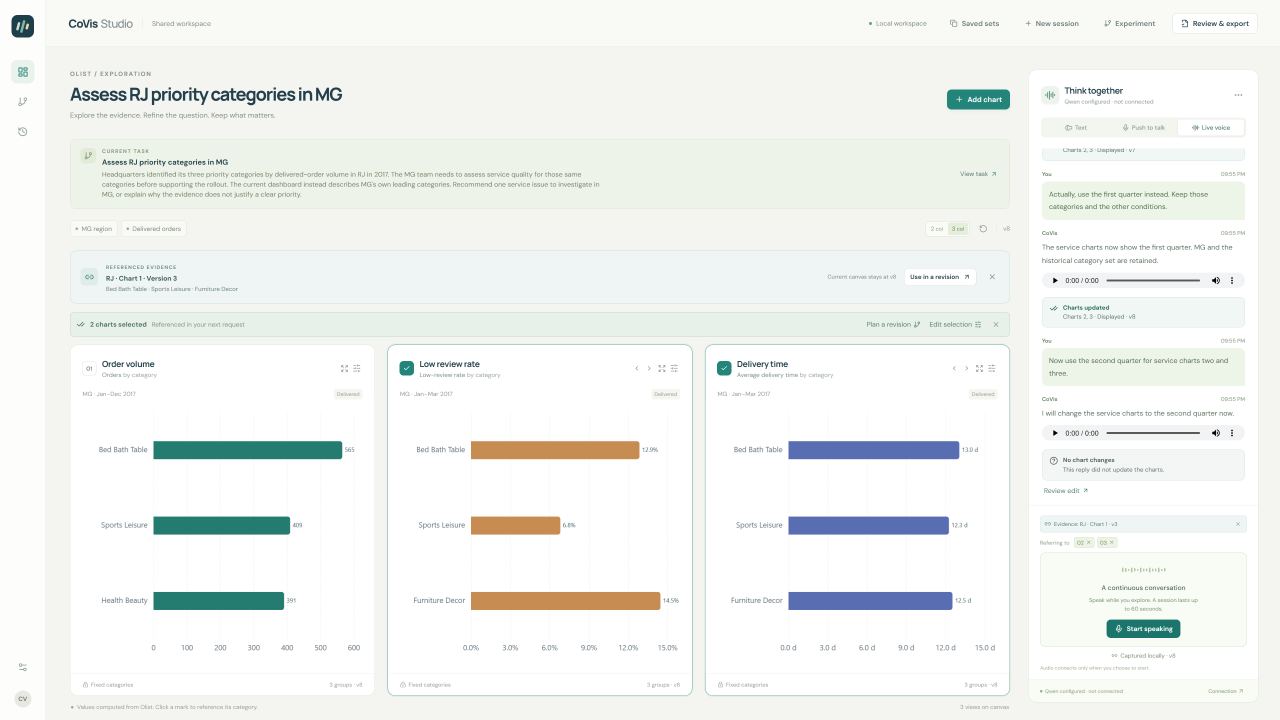
#> input picture paper/cscwd_zh/figure_sources/assets/workspace-source.png, 3840 x 2160 px (shown at 1/3 size)
$ python make_workspace_figure.py
#> lines starting #> are read from the running program, lines starting #| are printed output that depends on the picture
"""Faithful crops from an archived actual browser screenshot; no UI fabrication."""
from pathlib import Path
from PIL import Image
import matplotlib
matplotlib.use('Agg')
import matplotlib.pyplot as plt

SOURCE=Path(__file__).resolve().parent/'assets/workspace-source.png'
OUT=Path(__file__).resolve().parents[1]/'figures'
plt.rcParams.update({'font.family':'DejaVu Sans','pdf.fonttype':42,'font.size':8})
im=Image.open(SOURCE)
#> im is the input picture: PIL image 3840x2160 RGB; mean R, G, B 240.9, 243.8, 240.9
assert im.size==(3840,2160)
fig=plt.figure(figsize=(7.16,3.45),facecolor='white')
navy='#17324D'

def label(x,y,s,size=8,weight='normal'):
    fig.text(x,y,s,fontsize=size,color=navy,weight=weight,va='center')

def crop(rect,where):
    ax=fig.add_axes(where)
    ax.imshow(im.crop(rect));ax.axis('off')

label(.01,.974,'Actual workspace: local scripted validation',9,'bold')
label(.01,.922,'(a) Same canvas, revision 8: chart 1 unchanged; service charts 2/3 remain Jan–Mar',8)
# Entire three-chart cards, without altering chart geometry, data or labels.
crop((208,1030,3035,2090),(.01,.284,.98,.625))
label(.01,.259,'(b) Historical evidence remains separate from the current canvas',8)
crop((208,751,3035,910),(.01,.165,.66,.085))
label(.695,.259,'(c) Latest reply outcome',8)
crop((3123,1342,3735,1447),(.695,.139,.295,.115))
label(.01,.108,'Crops from one real browser screenshot; no data or UI contents replaced.',7.7)
label(.01,.051,'Scripted speech/tool decisions + real Olist execution; no participant or real-model success claim.',7.7)
OUT.mkdir(parents=True,exist_ok=True)
fig.savefig(OUT/'fig03_actual_workspace.pdf',facecolor='white')
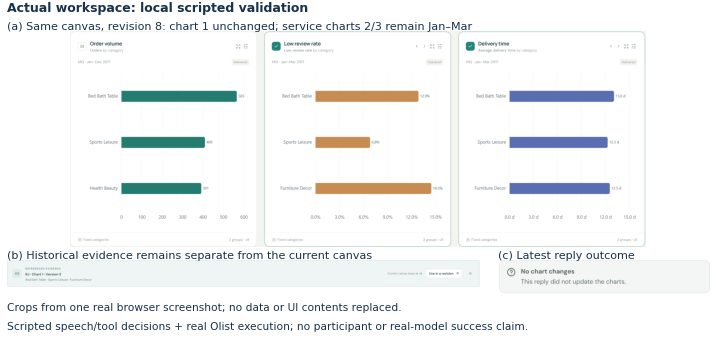
#> figure drawn by matplotlib, 3 panels
fig.savefig(OUT/'fig03_actual_workspace.png',dpi=200,facecolor='white')
plt.close(fig)
print(OUT/'fig03_actual_workspace.pdf')
